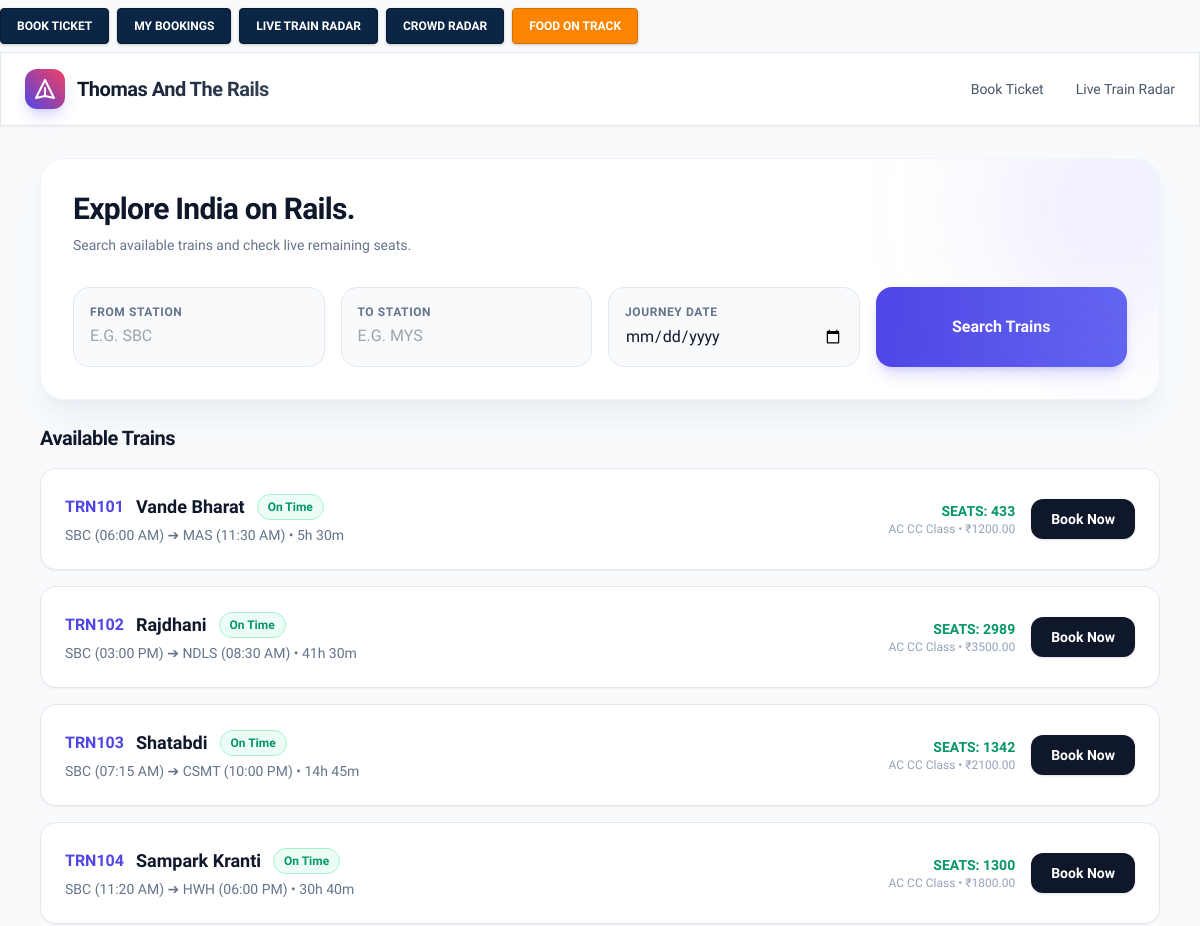
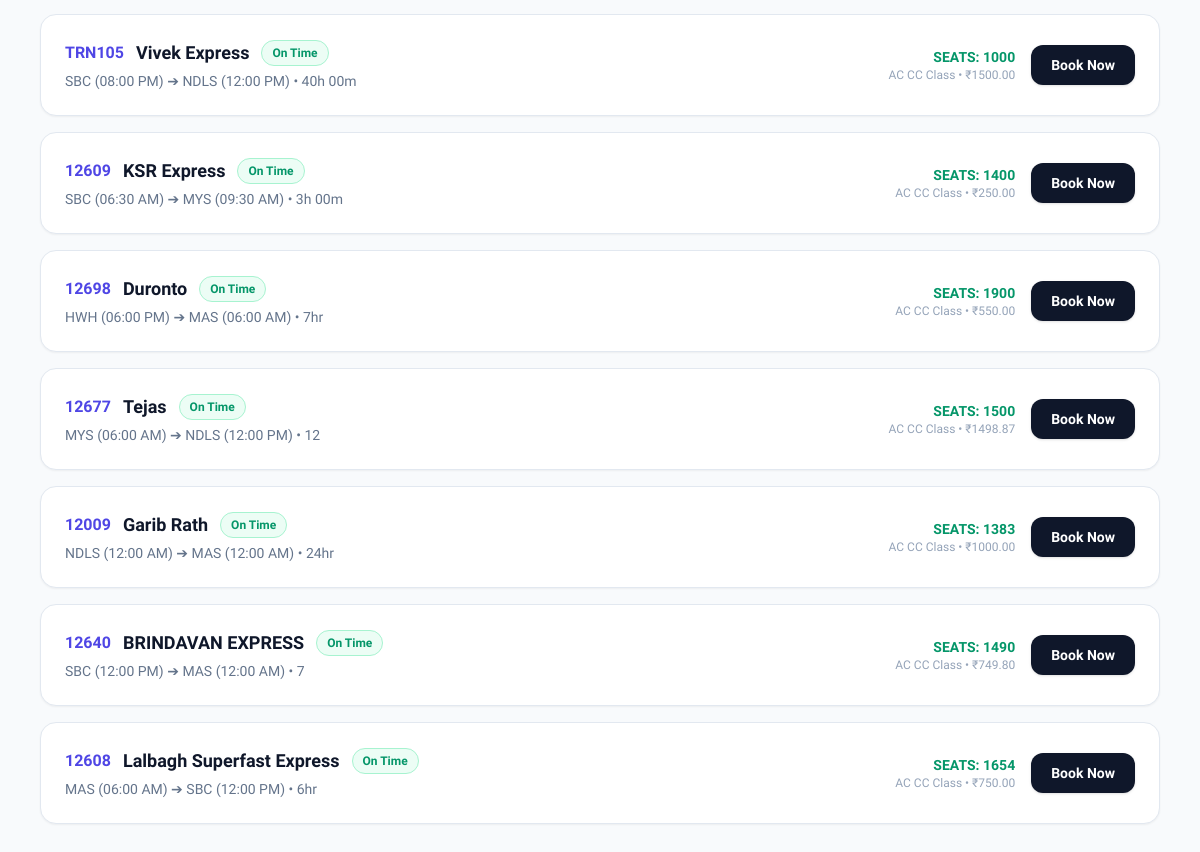
Before: / with the older database file (2 pictures, top to bottom).
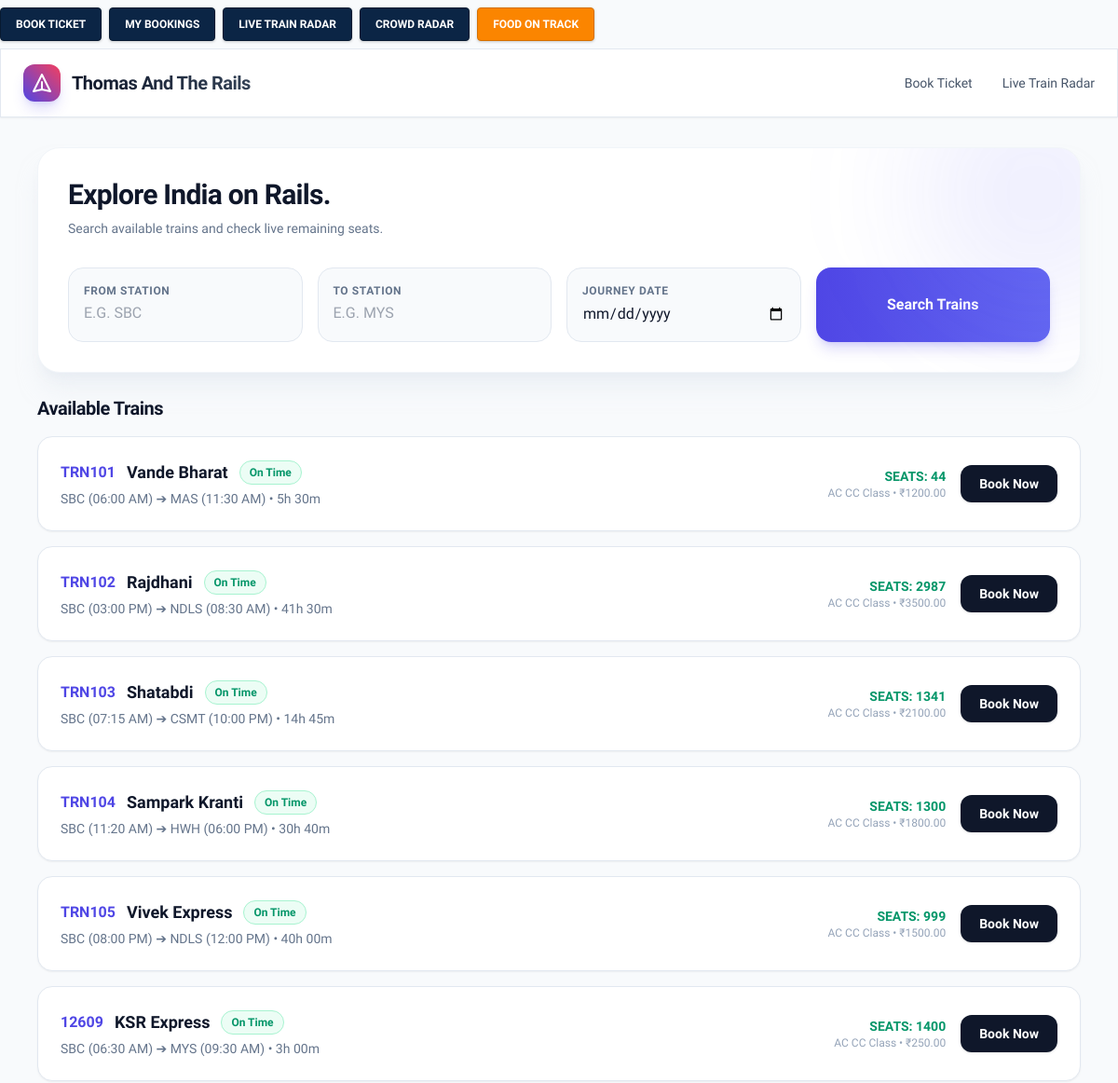
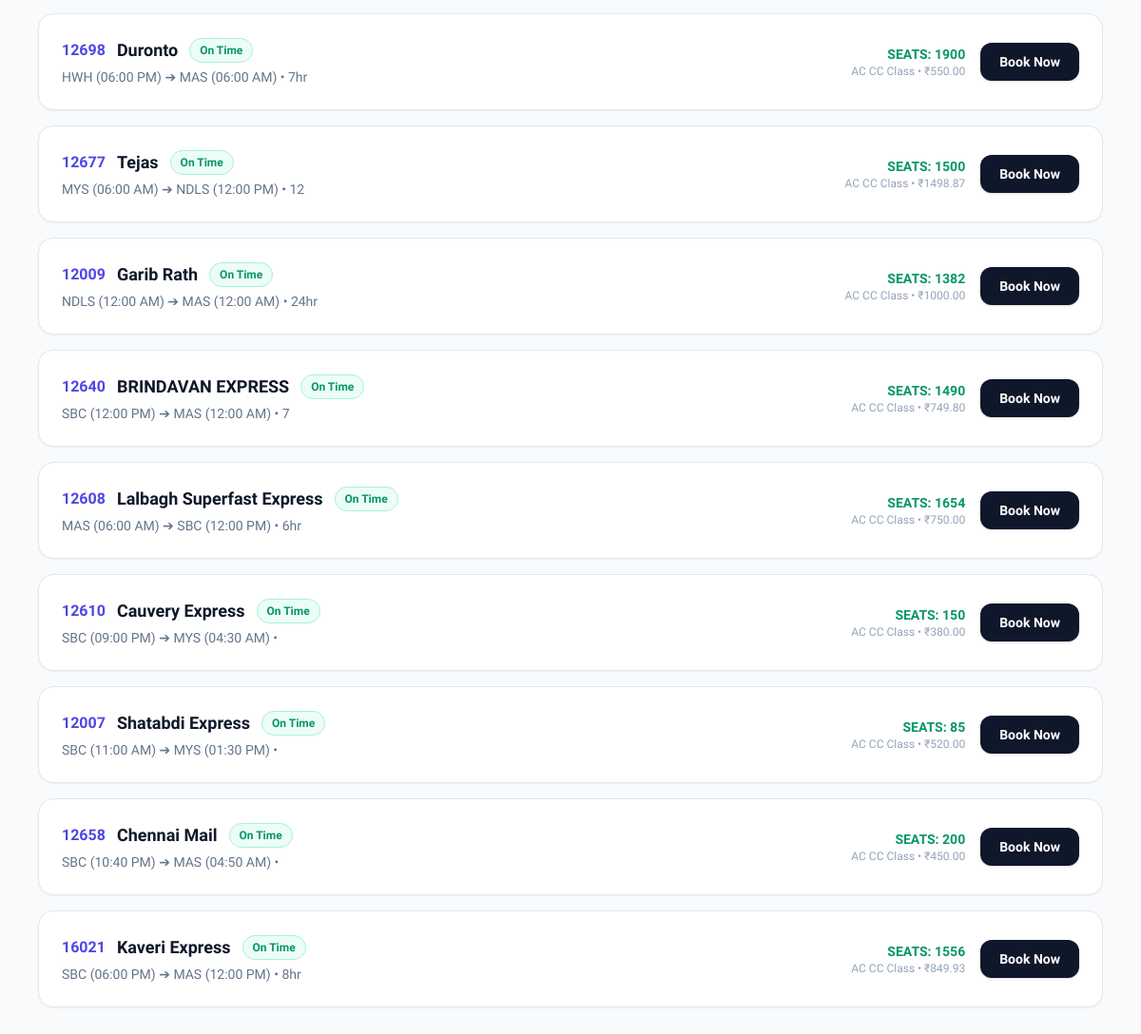
After: the same page with the newer database file (2 pictures, top to bottom).
### railway/models.py (models this page shows, shortened)
class Train(models.Model):
    train_number = models.CharField(max_length=20, unique=True)
    name = models.CharField(max_length=100)
    source = models.ForeignKey(Station, related_name='departures', on_delete=models.CASCADE)
    destination = models.ForeignKey(Station, related_name='arrivals', on_delete=models.CASCADE)
    departure_time = models.TimeField()
    arrival_time = models.TimeField()
    duration = models.CharField(max_length=50)
    available_seats = models.IntegerField(default=50)
    fare = models.DecimalField(max_digits=8, decimal_places=2)

class Station(models.Model):
    code = models.CharField(max_length=10, unique=True)
    name = models.CharField(max_length=100)
    city = models.CharField(max_length=100, blank=True, null=True)

### railway/views.py (the view)
# urls.py: path('', views.index, name='index'),
def index(request):
    source = request.GET.get('source', '').strip()
    destination = request.GET.get('destination', '').strip()
    trains = Train.objects.all()
    if source:
        trains = trains.filter(
            Q(source__code__icontains=source)
            | Q(source__name__icontains=source)
            | Q(name__icontains=source)
        )
    if destination:
        trains = trains.filter(
            Q(destination__code__icontains=destination)
            | Q(destination__name__icontains=destination)
            | Q(name__icontains=destination)
        )
    context = {
        'trains': trains,
    }
    return render(request, 'railway/index.html', context)

### railway/templates/railway/index.html (shortened to what this page needs)
<!DOCTYPE html>
<html lang="en">
<head>
    <script src="https://cdn.tailwindcss.com"></script>
</head>
<body class="bg-slate-50 text-slate-800 min-h-screen flex flex-col">
 <nav class="flex flex-wrap items-center gap-2 py-2">
    <a href="{% url 'index' %}" class="irctc-btn irctc-blue">Book Ticket</a>
    <a href="{% url 'my_bookings' %}" class="irctc-btn irctc-blue">My Bookings</a>
    <a href="{% url 'radar' %}" class="irctc-btn irctc-blue">Live Train Radar</a>
    <a href="{% url 'crowd_radar' %}" class="irctc-btn irctc-blue">Crowd Radar</a>
    <a href="{% url 'food_order' %}" class="irctc-btn irctc-orange">Food on Track</a>
</nav>
    <header class="light-glass sticky top-0 z-50 px-6 py-4 flex justify-between items-center shadow-sm border-b border-slate-200">
        <div class="flex items-center space-x-3">
            <div class="bg-gradient-to-tr from-indigo-600 to-rose-500 p-2 rounded-xl text-white shadow-lg shadow-indigo-600/20 flex items-center justify-center">
        <svg xmlns="http://www.w3.org/2000/svg" class="h-6 w-6" fill="none" viewBox="0 0 24 24" stroke="currentColor" stroke-width="2">
            <path stroke-linecap="round" stroke-linejoin="round" d="M12 19l9 2-9-18-9 18 9-2zm0 0v-8" />
        </svg>
    </div>
            <span class="text-xl font-bold tracking-tight bg-gradient-to-r from-slate-900 to-slate-700 bg-clip-text text-transparent">Thomas And The Rails</span>
        </div>
        <nav class="hidden md:flex space-x-8 text-sm font-medium text-slate-600">
            <a href="{% url 'index' %}" class="hover:text-indigo-600 transition">Book Ticket</a>
            <a href="{% url 'radar' %}" class="hover:text-indigo-600 transition">Live Train Radar</a>
        </nav>
    </header>
    <main class="flex-grow max-w-6xl w-full mx-auto px-4 py-8">
        <section id="book-tab" class="space-y-6">
            <div class="bg-white p-8 rounded-3xl shadow-xl shadow-slate-200/50 relative overflow-hidden border border-slate-100">
                <div class="absolute -right-20 -top-20 w-64 h-64 bg-indigo-500/10 rounded-full blur-3xl pointer-events-none"></div>
                <h1 class="text-3xl font-extrabold tracking-tight mb-2 text-slate-900">Explore India on Rails.</h1>
                <p class="text-slate-500 text-sm mb-8">Search available trains and check live remaining seats.</p>
                <form method="GET" action="" class="grid grid-cols-1 md:grid-cols-4 gap-4">
                  <div class="bg-slate-50 border border-slate-200 p-4 rounded-2xl">
                     <label class="block text-xs font-semibold text-slate-500 uppercase tracking-wider mb-1">From Station</label>
                     <input type="text" name="source" placeholder="e.g. SBC " value="{{ request.GET.source }}" class="w-full bg-transparent text-slate-900 focus:outline-none font-medium uppercase">
                  </div>
                  <div class="bg-slate-50 border border-slate-200 p-4 rounded-2xl">
                      <label class="block text-xs font-semibold text-slate-500 uppercase tracking-wider mb-1">To Station</label>
                      <input type="text" name="destination" placeholder="e.g. MYS " value="{{ request.GET.destination }}" class="w-full bg-transparent text-slate-900 focus:outline-none font-medium uppercase">
                  </div>
                  <div class="bg-slate-50 border border-slate-200 p-4 rounded-2xl">
                     <label class="block text-xs font-semibold text-slate-500 uppercase tracking-wider mb-1">Journey Date</label>
                     <input type="date" name="date" value="{{ request.GET.date }}" class="w-full bg-transparent text-slate-900 focus:outline-none font-medium">
                 </div>
                 <button type="submit" class="bg-gradient-to-r from-indigo-600 to-indigo-500 hover:from-indigo-500 hover:to-indigo-400 font-semibold rounded-2xl flex items-center justify-center transition shadow-lg shadow-indigo-600/20 text-white py-4">
                    Search Trains
                 </button>
                </form>
            </div>
            <div id="train-results" class="space-y-4">
                <h3 class="text-xl font-bold tracking-tight text-slate-900">Available Trains</h3>
                {% if trains %}
                    {% for train in trains %}
                    <div class="bg-white p-6 rounded-2xl shadow-sm border border-slate-200 flex flex-col md:flex-row justify-between items-start md:items-center gap-4 hover:border-indigo-500 transition">
                        <div>
                            <div class="flex items-center space-x-3">
                                <span class="text-indigo-600 font-bold">{{ train.train_number }}</span>
                                <h4 class="font-bold text-lg text-slate-900">{{ train.name }}</h4>
                                <span class="bg-emerald-50 text-emerald-600 border border-emerald-200 text-xs px-2.5 py-1 rounded-full font-semibold">On Time</span>
                            </div>
                            <p class="text-sm text-slate-500 mt-1">
                                {{ train.source.code }} ({{ train.departure_time|time:"h:i A" }}) ➔ {{ train.destination.code }} ({{ train.arrival_time|time:"h:i A" }}) • {{ train.duration }}
                            </p>
                        </div>
                        <div class="flex items-center space-x-4 w-full md:w-auto justify-end">
                            <div class="text-right">
                                <div class="text-sm font-bold {% if train.available_seats > 10 %}text-emerald-600{% else %}text-rose-600{% endif %}">
                                    SEATS: {{ train.available_seats }}
                                </div>
                                <div class="text-xs text-slate-400">AC CC Class • ₹{{ train.fare }}</div>
                            </div>
                           <a href="{% url 'checkout' train.id %}" class="bg-slate-900 text-white font-bold px-5 py-2.5 rounded-xl hover:bg-slate-800 transition text-sm shadow inline-block text-center">
                              Book Now
                            </a>
                        </div>
                    </div>
                    {% endfor %}
                {% else %}
                    <div class="bg-white p-8 rounded-2xl shadow-sm text-center text-slate-500 border border-slate-200">
                        No trains found matching this route. Try typing station codes like <strong>SBC</strong> to <strong>MYS</strong> and click Search Trains.
                    </div>
                {% endif %}
            </div>
        </section>
    </main>
</body>
</html>

### railway/templates/railway/index.html (style rules this page uses)
body { font-family: 'Plus Jakarta Sans', sans-serif; }
.light-glass { background: rgba(255, 255, 255, 0.9); backdrop-filter: blur(16px); border: 1px solid rgba(226, 232, 240, 0.8); }
.irctc-btn { display: inline-block; padding: 8px 16px; font-weight: 700; font-size: 12px; text-transform: uppercase; color: #ffffff; text-decoration: none; border-radius: 4px; text-align: center; transition: background-color 0.15s ease-in-out; box-shadow: 0 1px 3px rgba(0, 0, 0, 0.2); }
.irctc-blue { background-color: #0b2545; border: 1px solid #071930; }
.irctc-orange { background-color: #fb8500; border: 1px solid #d57000; }

Changed rows visible on the page:
changed Train "Vande Bharat": available_seats "433" → "44"
changed Train "Rajdhani": available_seats "2989" → "2987"
changed Train "Shatabdi": available_seats "1342" → "1341"
changed Train "Vivek Express": available_seats "1000" → "999"
changed Train "Garib Rath": available_seats "1383" → "1382"
added Train: train_number "12610", name "Cauvery Express", source.code "SBC", departure_time "09:00 PM", destination.code "MYS", arrival_time "04:30 AM", available_seats "150", fare "380.00"
added Train: train_number "12007", name "Shatabdi Express", source.code "SBC", departure_time "11:00 AM", destination.code "MYS", arrival_time "01:30 PM", available_seats "85", fare "520.00"
added Train: train_number "12658", name "Chennai Mail", source.code "SBC", departure_time "10:40 PM", destination.code "MAS", arrival_time "04:50 AM", available_seats "200", fare "450.00"
added Train: train_number "16021", name "Kaveri Express", source.code "SBC", departure_time "06:00 PM", destination.code "MAS", arrival_time "12:00 PM", duration "8hr", available_seats "1556", fare "849.93"
